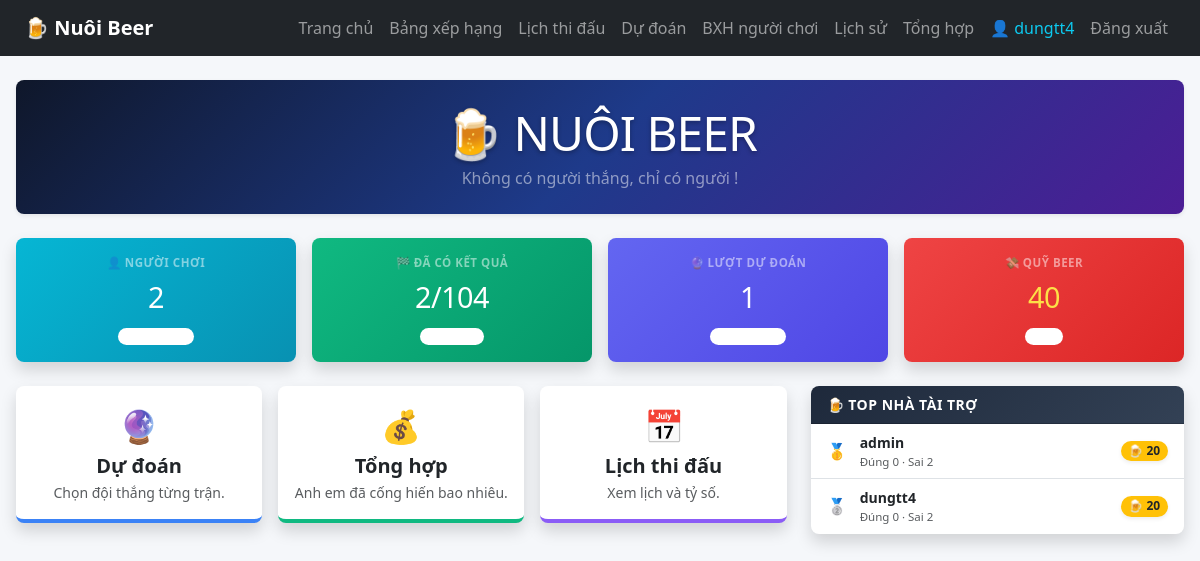
Before: / (signed in) with the older database file.
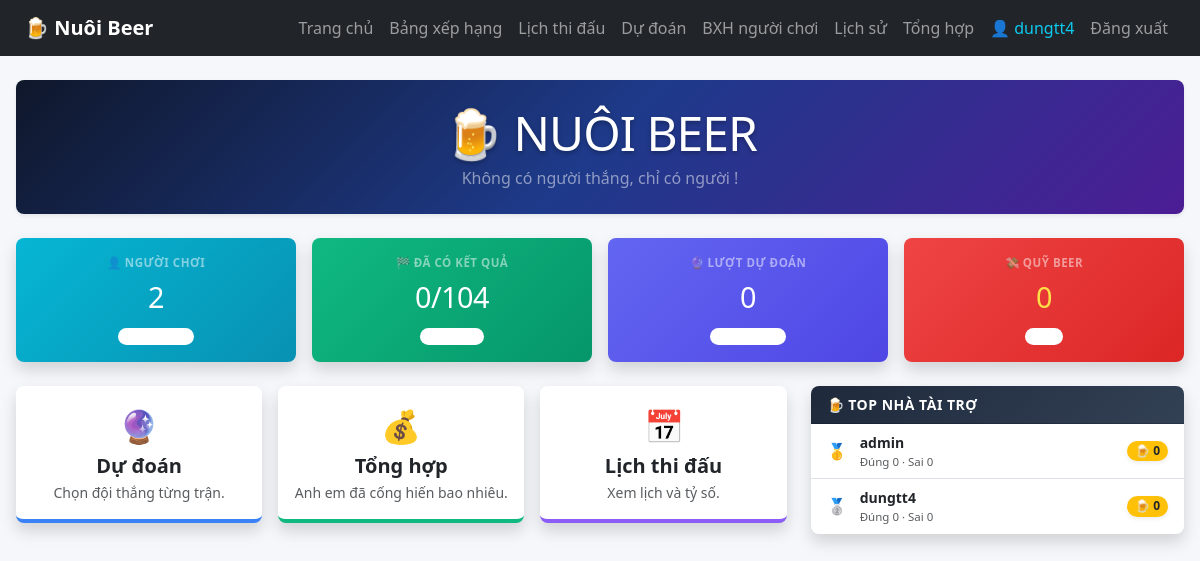
After: the same page with the newer database file.
### tables this page shows
CREATE TABLE users (
            id INTEGER PRIMARY KEY AUTOINCREMENT,
            username TEXT UNIQUE NOT NULL,
            password TEXT NOT NULL,
            role TEXT DEFAULT 'user',
            is_active INTEGER DEFAULT 1,
            created_at TIMESTAMP DEFAULT CURRENT_TIMESTAMP
        );

### app.py (the view)
@app.route("/")
def home():
    if not login_required():
        return redirect("/login")
    conn = get_db()
    stats = {
        "users": conn.execute("SELECT COUNT(*) AS total FROM users WHERE is_active = 1").fetchone()["total"],
        "matches": conn.execute("SELECT COUNT(*) AS total FROM matches").fetchone()["total"],
        "finished_matches": conn.execute("""
            SELECT COUNT(*) AS total
            FROM matches
            WHERE score_home IS NOT NULL AND score_away IS NOT NULL
        """).fetchone()["total"],
        "predictions": conn.execute("SELECT COUNT(*) AS total FROM predictions").fetchone()["total"],
    }
    conn.close()
    summary_list = get_summary_data()
    grand_total = sum(item["total_beer"] for item in summary_list)
    leaderboard = sorted(
        summary_list,
        key=lambda item: item["total_beer"],
        reverse=True
    )[:3]
    stats["grand_total"] = grand_total
    return render_template(
        "index.html",
        stats=stats,
        leaderboard=leaderboard
    )

### app.py (called while the page is built)
def get_db():
    conn = sqlite3.connect(DB_NAME)
    conn.row_factory = sqlite3.Row
    return conn

def get_stage_points(stage):
    conn = get_db()
    row = conn.execute(
        "SELECT beer_points FROM stage_points WHERE stage = ?",
        (stage,)
    ).fetchone()
    conn.close()
    if row:
        return row["beer_points"]
    return 10

def login_required():
    return "user_id" in session

def rows_to_dicts(rows):
    return [dict(row) for row in rows]

def get_matches():
    conn = get_db()
    rows = conn.execute("""
        SELECT
            match_no,
            match_date AS date,
            time_vn,
            stage,
            group_name AS "group",
            home,
            away,
            stadium,
            city,
            score_home,
            score_away,
            handicap_team,
            handicap_value,
            note
        FROM matches
        ORDER BY match_no ASC
    """).fetchall()
    conn.close()
    return rows_to_dicts(rows)

@app.context_processor
def utility_processor():
    return {
        "get_handicap_text": get_handicap_text
    }

### templates/index.html (shortened to what the changed rows need)
{% extends "base.html" %}
{% block content %}
<div class="container-fluid py-4 px-3" style="max-width: 1400px; margin: 0 auto;">
  <div class="text-center py-4 mb-4 rounded-3 text-white shadow-sm position-relative overflow-hidden" style="background: linear-gradient(135deg, #0f172a 0%, #1e3a8a 50%, #4c1d95 100%);">
    <h1 class="display-5 fw-extrabold mb-1" style="letter-spacing: -1px; text-shadow: 0 2px 4px rgba(0,0,0,0.3);">🍺 NUÔI BEER</h1>
  </div>
  <div class="row g-3 mb-4">
    <div class="col-6 col-md-3">
      <div class="card border-0 shadow rounded-3 h-100 text-white overflow-hidden card-hover" style="background: linear-gradient(135deg, #10b981 0%, #059669 100%);">
        <div class="card-body p-3 text-center">
          <div class="text-white-50 small fw-bold text-uppercase" style="font-size: 0.72rem; letter-spacing: 0.5px;">🏁 Đã có kết quả</div>
          <div class="fw-extrabold my-1" style="font-size: 1.8rem; letter-spacing: -0.5px;">{{ stats.finished_matches }}/{{ stats.matches }}</div>
          <span class="badge bg-white bg-opacity-20 small style-badge">Trận đấu</span>
        </div>
      </div>
    </div>
    <div class="col-6 col-md-3">
      <div class="card border-0 shadow rounded-3 h-100 text-white overflow-hidden card-hover" style="background: linear-gradient(135deg, #6366f1 0%, #4f46e5 100%);">
        <div class="card-body p-3 text-center">
          <div class="text-white-50 small fw-bold text-uppercase" style="font-size: 0.72rem; letter-spacing: 0.5px;">🔮 Lượt dự đoán</div>
          <div class="fw-extrabold my-1" style="font-size: 1.8rem; letter-spacing: -0.5px;">{{ stats.predictions }}</div>
          <span class="badge bg-white bg-opacity-20 small style-badge">Cửa đã đặt</span>
        </div>
      </div>
    </div>
    <div class="col-6 col-md-3">
      <div class="card border-0 shadow rounded-3 h-100 text-white overflow-hidden card-hover" style="background: linear-gradient(135deg, #ef4444 0%, #dc2626 100%);">
        <div class="card-body p-3 text-center">
          <div class="text-white-50 small fw-bold text-uppercase" style="font-size: 0.72rem; letter-spacing: 0.5px;">💸 Quỹ beer</div>
          <div class="fw-extrabold my-1 text-warning" style="font-size: 1.8rem; letter-spacing: -0.5px; color: #fde047 !important;">{{ "{:,.0f}".format(stats.grand_total) }}</div>
          <span class="badge bg-white bg-opacity-20 small style-badge">VND</span>
        </div>
      </div>
    </div>
  </div>
  <div class="row g-4">
    <div class="col-lg-4">
  <div class="card border-0 shadow rounded-3 overflow-hidden">
    <div class="card-body p-0">
      {% for item in leaderboard %}
      <div class="d-flex justify-content-between align-items-center border-bottom py-2 px-3 row-mini-bxh">
        <div class="d-flex align-items-center gap-2">
          <div class="fw-bold" style="width:25px;">
            {% if loop.index == 1 %}
              🥇
            {% elif loop.index == 2 %}
              🥈
            {% elif loop.index == 3 %}
              🥉
            {% endif %}
          </div>
          <div>
            <div class="fw-bold text-dark small">
              {{ item.username }}
            </div>
            <div class="text-muted"
                 style="font-size:0.72rem;">
              Đúng {{ item.correct }}
              · Sai {{ item.wrong }}
            </div>
          </div>
        </div>
        <span class="badge bg-warning text-dark fw-bold shadow-sm"
              style="font-size:0.75rem;">
          🍺 {{ item.total_beer }}
        </span>
      </div>
      {% else %}
      <div class="text-center text-muted py-4 small fw-medium">
        Chưa có dữ liệu thống kê.
      </div>
      {% endfor %}
      </div>
    </div>
  </div>
  </div>
</div>
{% endblock %}

### templates/base.html (shortened to what this page needs)
<!doctype html>
<html lang="vi">
<head>
  <link href="https://cdn.jsdelivr.net/npm/bootstrap@5.3.8/dist/css/bootstrap.min.css" rel="stylesheet">
  <link rel="stylesheet" href="{{ url_for('static', filename='css/style.css') }}">
</head>
<body>
  <nav class="navbar navbar-expand-lg navbar-dark bg-dark sticky-top">
    <div class="container-fluid px-4">
      <a class="navbar-brand fw-bold" href="/">
        🍺 Nuôi Beer
      </a>
      <div class="collapse navbar-collapse" id="menu">
        <ul class="navbar-nav ms-auto">
          {% if session.get("user_id") %}
            <li class="nav-item"><a class="nav-link" href="/">Trang chủ</a></li>
            <li class="nav-item"><a class="nav-link" href="/bang-xep-hang">Bảng xếp hạng</a></li>
            <li class="nav-item"><a class="nav-link" href="/lich-thi-dau">Lịch thi đấu</a></li>
            <li class="nav-item"><a class="nav-link" href="/du-doan">Dự đoán</a></li>
            <li class="nav-item"><a class="nav-link" href="/leaderboard">BXH người chơi</a></li>
            <li class="nav-item"><a class="nav-link" href="/lich-su-du-doan">Lịch sử</a></li>
            <li class="nav-item"><a class="nav-link" href="/tong-hop">Tổng hợp</a></li>
            <li class="nav-item"><span class="nav-link text-info">👤 {{ session.get("username") }}</span></li>
            <li class="nav-item"><a class="nav-link" href="/logout">Đăng xuất</a></li>
          {% else %}
            <li class="nav-item"><a class="nav-link" href="/login">Đăng nhập</a></li>
            <li class="nav-item"><a class="nav-link" href="/register">Đăng ký</a></li>
          {% endif %}
        </ul>
      </div>
    </div>
  </nav>
  <main>
    {% block content %}{% endblock %}
  </main>
</body>
</html>

Changed rows visible on the page:
changed users "dungtt4": wrong "2" → "0"; total_beer "20" → "0"
computed for users "admin": wrong "2" → "0"; total_beer "20" → "0"
Other visible differences:
{{ stats.finished_matches }}: "2" → "0"
{{ stats.predictions }}: "1" → "0"
{{ "{:,.0f}".format(stats.grand_total) }}: "40" → "0"
